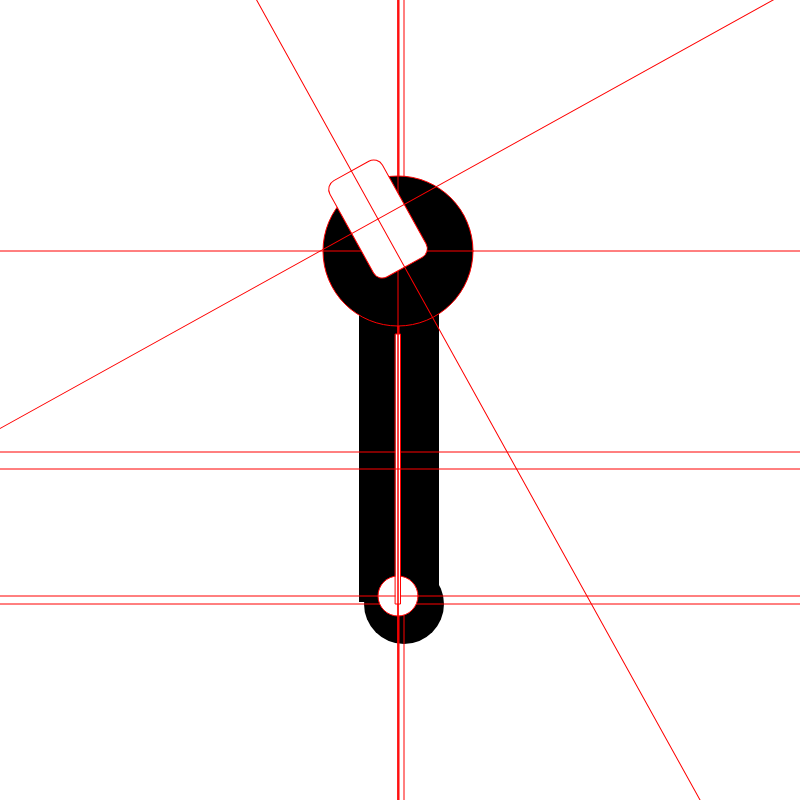
Frame 1 (no input)
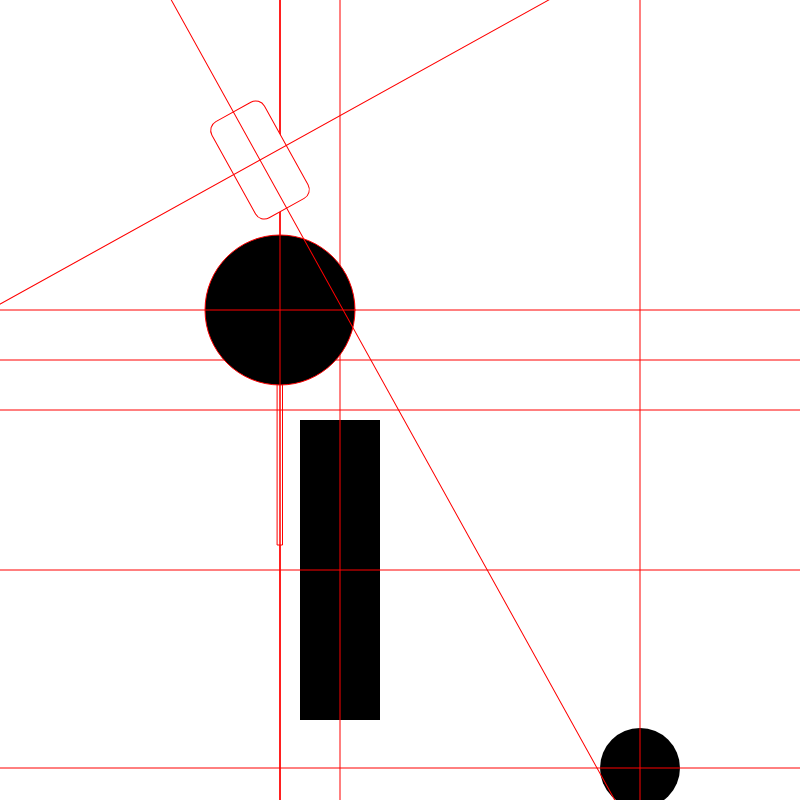
Frame 60 (no input)
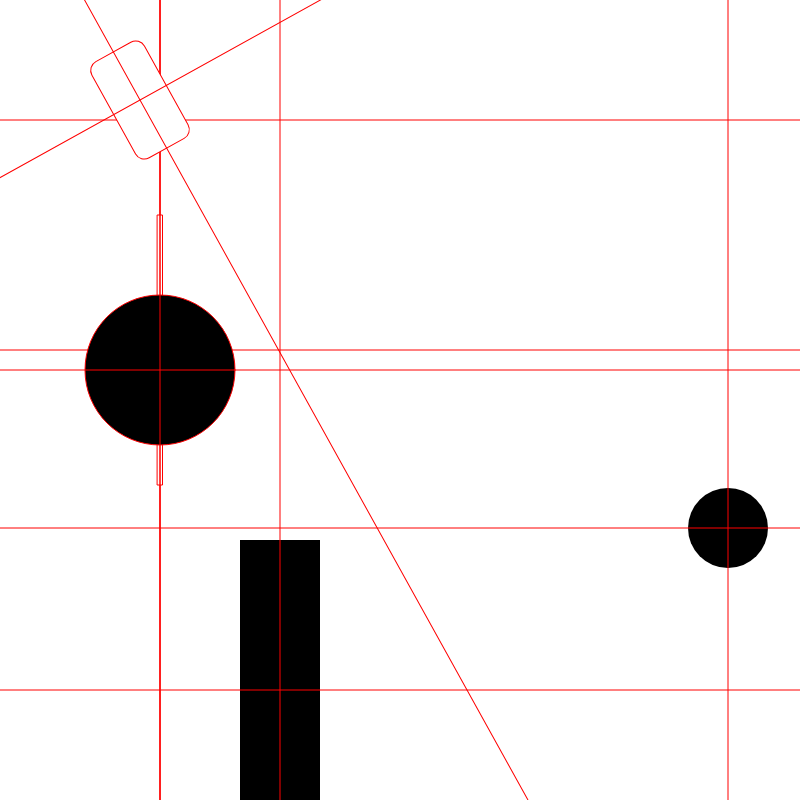
Frame 120 (the mouse pressed at the canvas centre since frame 60)

The p5.js sketch that drew these frames (run headless with seeded random() and noise() and a simulated clock; from frame 60 on, the mouse is pressed at the canvas centre):

// p5.js sketch
// ── sketch.js
let circle01 = {
  color: 0,
  transX: 400, // these are translate functions
  transY: 600, // these are translate functions
  speedX: 4,
  speedY: 4,
  ellipseX: 0, // these are ellipse functions
  ellipseY: 0, // these are ellipse functions
  ellipseDiameter: 80
}

let box01 = {
  color: 0,
  transX: 400,
  transY: 450,
  speedX: -1,
  speedY: 2,
  boxX: 0,
  boxY: 0,
  boxWidth: 80,
  boxHeight: 300
}

let circle02 = {
  color: 255,
  transX: 400, // these are translate functions
  transY: 600, // these are translate functions
  speedX: -2,
  speedY: -4,
  ellipseX: 0, // these are ellipse functions
  ellipseY: 0, // these are ellipse functions
  ellipseDiameter: 40
}

let box02 = {
  color: 255,
  transX: 400,
  transY: 470,
  speedX: -2,
  speedY: -1,
  boxX: 0,
  boxY: 0,
  boxWidth: 5,
  boxHeight: 270
}

let circle03 = {
  color: 0,
  transX: 400, // these are translate functions
  transY: 250, // these are translate functions
  speedX: -2,
  speedY: 1,
  ellipseX: 0, // these are ellipse functions
  ellipseY: 0, // these are ellipse functions
  ellipseDiameter: 150
}

let box03 = {
  color: 255,
  transX: 380,
  transY: 220,
  speedX: -2,
  speedY: -1,
  boxX: 0,
  boxY: 0,
  boxWidth: 60,
  boxHeight: 110,
  cornerRadius: 10,
  rotateAngle: 151,
}

function setup() {
  createCanvas(800, 800);
  rectMode(CENTER)
  angleMode(DEGREES);
}

function draw() {
  background(255);
  noStroke();

  //bottom black circle
  drawCircle(circle01);
  tracingObject(circle01);

  noStroke()
  //black handle rectangle
  drawBox(box01);
  tracingBoxObject(box01);

  //bottom white circle
  drawCircle(circle02);
  tracingObject(circle02);

  //white thin handle part
  drawBox(box02);
  tracingBoxObject(box02);

  //wrench head circle
  drawCircle(circle03);
  tracingObject(circle03);

  //angled wrench head
  drawAngledBox(box03);
  tracingAngledBox(box03);
}

function drawCircle(incomingCircle) {
  fill(incomingCircle.color);
  push()
  if (incomingCircle.transX > width || incomingCircle.transX < 0) {
    incomingCircle.speedX = incomingCircle.speedX*-1;
  }
  incomingCircle.transX = incomingCircle.transX + incomingCircle.speedX;
  if (incomingCircle.transY > height || incomingCircle.transY < 0) {
    incomingCircle.speedY = incomingCircle.speedY*-1;
  }
  incomingCircle.transY = incomingCircle.transY + incomingCircle.speedY;
  translate(incomingCircle.transX, incomingCircle.transY)
  ellipse(incomingCircle.ellipseX, incomingCircle.ellipseY, incomingCircle.ellipseDiameter, incomingCircle.ellipseDiameter);
  pop()
}

function tracingObject(incomingCircle) {
  stroke('red') // Give a white color
  line(incomingCircle.transX, 0, incomingCircle.transX, height)
  line(0, incomingCircle.transY, width, incomingCircle.transY)
}

function drawBox(incomingBox) {
  fill(incomingBox.color);
  push()
  if (incomingBox.transX > width || incomingBox.transX < 0) {
    incomingBox.speedX = incomingBox.speedX*-1;
  }
  incomingBox.transX = incomingBox.transX + incomingBox.speedX;
  if (incomingBox.transY > height || incomingBox.transY < 0) {
    incomingBox.speedY = incomingBox.speedY*-1;
  }
  incomingBox.transY = incomingBox.transY + incomingBox.speedY;
  translate(incomingBox.transX, incomingBox.transY)
  rect(incomingBox.boxX, incomingBox.boxY, incomingBox.boxWidth, incomingBox.boxHeight);
  pop()
}

function tracingBoxObject(incomingBox) {
  stroke('red') // Give a white color
  line(incomingBox.transX, 0, incomingBox.transX, height)
  line(0, incomingBox.transY, width, incomingBox.transY)
}

function drawAngledBox(incomingBox) {
  fill(incomingBox.color);
  push()
  if (incomingBox.transX > width || incomingBox.transX < 0) {
    incomingBox.speedX = incomingBox.speedX*-1;
  }
  incomingBox.transX = incomingBox.transX + incomingBox.speedX;
  if (incomingBox.transY > height || incomingBox.transY < 0) {
    incomingBox.speedY = incomingBox.speedY*-1;
  }
  incomingBox.transY = incomingBox.transY + incomingBox.speedY;
  translate(incomingBox.transX, incomingBox.transY)
  rotate(incomingBox.rotateAngle)
  rect(incomingBox.boxX, incomingBox.boxY, incomingBox.boxWidth, incomingBox.boxHeight, incomingBox.cornerRadius);
  pop()
}

function tracingAngledBox(incomingBox) {
  stroke('red') // Give a white color
  push()
  translate(incomingBox.transX, incomingBox.transY)
  rotate(incomingBox.rotateAngle)
  line(0, -height, 0, height)
  line(-width, 0, width, 0)
  pop()
}
